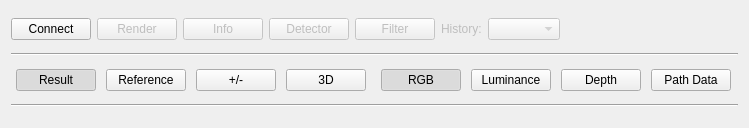
<?xml version="1.0" encoding="UTF-8"?>
<ui version="4.0">
 <class>emca</class>
 <widget class="QWidget" name="emca">
  <property name="enabled">
   <bool>true</bool>
  </property>
  <property name="geometry">
   <rect>
    <x>0</x>
    <y>0</y>
    <width>749</width>
    <height>128</height>
   </rect>
  </property>
  <property name="sizePolicy">
   <sizepolicy hsizetype="Fixed" vsizetype="Fixed">
    <horstretch>0</horstretch>
    <verstretch>0</verstretch>
   </sizepolicy>
  </property>
  <property name="minimumSize">
   <size>
    <width>0</width>
    <height>0</height>
   </size>
  </property>
  <property name="acceptDrops">
   <bool>true</bool>
  </property>
  <property name="windowTitle">
   <string>EMCA</string>
  </property>
  <layout class="QVBoxLayout" name="verticalLayout_2">
   <property name="sizeConstraint">
    <enum>QLayout::SetMinimumSize</enum>
   </property>
   <item>
    <layout class="QHBoxLayout" name="layoutToolbar">
     <property name="sizeConstraint">
      <enum>QLayout::SetMinimumSize</enum>
     </property>
     <item>
      <widget class="QPushButton" name="btnConnect">
       <property name="toolTip">
        <string>Connect to server options</string>
       </property>
       <property name="text">
        <string>Connect</string>
       </property>
      </widget>
     </item>
     <item>
      <widget class="QPushButton" name="btnRender">
       <property name="enabled">
        <bool>false</bool>
       </property>
       <property name="toolTip">
        <string>Send render signal to server</string>
       </property>
       <property name="text">
        <string>Render</string>
       </property>
      </widget>
     </item>
     <item>
      <widget class="QPushButton" name="btnOptions">
       <property name="enabled">
        <bool>false</bool>
       </property>
       <property name="text">
        <string>Info</string>
       </property>
      </widget>
     </item>
     <item>
      <widget class="QPushButton" name="btnDetector">
       <property name="enabled">
        <bool>false</bool>
       </property>
       <property name="toolTip">
        <string>Outliers detector</string>
       </property>
       <property name="text">
        <string>Detector</string>
       </property>
      </widget>
     </item>
     <item>
      <widget class="QPushButton" name="btnFilter">
       <property name="enabled">
        <bool>false</bool>
       </property>
       <property name="text">
        <string>Filter</string>
       </property>
      </widget>
     </item>
     <item>
      <widget class="QLabel" name="labelSelectedPixel">
       <property name="enabled">
        <bool>false</bool>
       </property>
       <property name="text">
        <string>History:</string>
       </property>
      </widget>
     </item>
     <item>
      <widget class="QComboBox" name="cbPixelHistory">
       <property name="enabled">
        <bool>false</bool>
       </property>
       <property name="sizePolicy">
        <sizepolicy hsizetype="Preferred" vsizetype="Fixed">
         <horstretch>0</horstretch>
         <verstretch>0</verstretch>
        </sizepolicy>
       </property>
       <property name="editable">
        <bool>false</bool>
       </property>
       <property name="maxVisibleItems">
        <number>5</number>
       </property>
       <property name="insertPolicy">
        <enum>QComboBox::InsertAfterCurrent</enum>
       </property>
       <property name="sizeAdjustPolicy">
        <enum>QComboBox::AdjustToContents</enum>
       </property>
      </widget>
     </item>
     <item>
      <spacer name="spacerLayoutToolbar">
       <property name="orientation">
        <enum>Qt::Horizontal</enum>
       </property>
       <property name="sizeHint" stdset="0">
        <size>
         <width>40</width>
         <height>20</height>
        </size>
       </property>
      </spacer>
     </item>
    </layout>
   </item>
   <item>
    <widget class="Line" name="horizontalLine">
     <property name="orientation">
      <enum>Qt::Horizontal</enum>
     </property>
    </widget>
   </item>
   <item>
    <layout class="QHBoxLayout" name="layoutMain">
     <property name="spacing">
      <number>10</number>
     </property>
     <property name="sizeConstraint">
      <enum>QLayout::SetMinimumSize</enum>
     </property>
     <item>
      <layout class="QVBoxLayout" name="layoutLeft">
       <property name="sizeConstraint">
        <enum>QLayout::SetMinimumSize</enum>
       </property>
       <item>
        <layout class="QHBoxLayout" name="horizontalLayout_2">
         <item>
          <widget class="QPushButton" name="btnRenderView">
           <property name="text">
            <string>Result</string>
           </property>
           <property name="checkable">
            <bool>true</bool>
           </property>
           <property name="checked">
            <bool>true</bool>
           </property>
          </widget>
         </item>
         <item>
          <widget class="QPushButton" name="btnRefView">
           <property name="text">
            <string>Reference</string>
           </property>
           <property name="checkable">
            <bool>true</bool>
           </property>
          </widget>
         </item>
         <item>
          <widget class="QPushButton" name="btnDiffView">
           <property name="text">
            <string>+/-</string>
           </property>
           <property name="checkable">
            <bool>true</bool>
           </property>
          </widget>
         </item>
         <item>
          <widget class="QPushButton" name="btn3DView">
           <property name="toolTip">
            <string>Toggle view between render image and 3D preview</string>
           </property>
           <property name="text">
            <string>3D</string>
           </property>
           <property name="checkable">
            <bool>true</bool>
           </property>
          </widget>
         </item>
        </layout>
       </item>
       <item>
        <layout class="QGridLayout" name="left"/>
       </item>
      </layout>
     </item>
     <item>
      <layout class="QVBoxLayout" name="layoutRight">
       <property name="sizeConstraint">
        <enum>QLayout::SetMinimumSize</enum>
       </property>
       <item>
        <layout class="QHBoxLayout" name="horizontalLayout">
         <item>
          <widget class="QPushButton" name="btnSampleRGB">
           <property name="text">
            <string>RGB</string>
           </property>
           <property name="checkable">
            <bool>true</bool>
           </property>
           <property name="checked">
            <bool>true</bool>
           </property>
          </widget>
         </item>
         <item>
          <widget class="QPushButton" name="btnSampleLum">
           <property name="text">
            <string>Luminance</string>
           </property>
           <property name="checkable">
            <bool>true</bool>
           </property>
          </widget>
         </item>
         <item>
          <widget class="QPushButton" name="btnPathDepth">
           <property name="text">
            <string>Depth</string>
           </property>
           <property name="checkable">
            <bool>true</bool>
           </property>
          </widget>
         </item>
         <item>
          <widget class="QPushButton" name="btnPathData">
           <property name="toolTip">
            <string>Toggle view between plot and render data</string>
           </property>
           <property name="text">
            <string>Path Data</string>
           </property>
           <property name="checkable">
            <bool>true</bool>
           </property>
          </widget>
         </item>
        </layout>
       </item>
       <item>
        <layout class="QGridLayout" name="right"/>
       </item>
      </layout>
     </item>
    </layout>
   </item>
   <item>
    <widget class="Line" name="line">
     <property name="orientation">
      <enum>Qt::Horizontal</enum>
     </property>
    </widget>
   </item>
   <item>
    <layout class="QGridLayout" name="layoutPlugins">
     <property name="sizeConstraint">
      <enum>QLayout::SetMaximumSize</enum>
     </property>
    </layout>
   </item>
  </layout>
 </widget>
 <tabstops>
  <tabstop>btnConnect</tabstop>
  <tabstop>btnRender</tabstop>
 </tabstops>
 <resources/>
 <connections/>
</ui>
